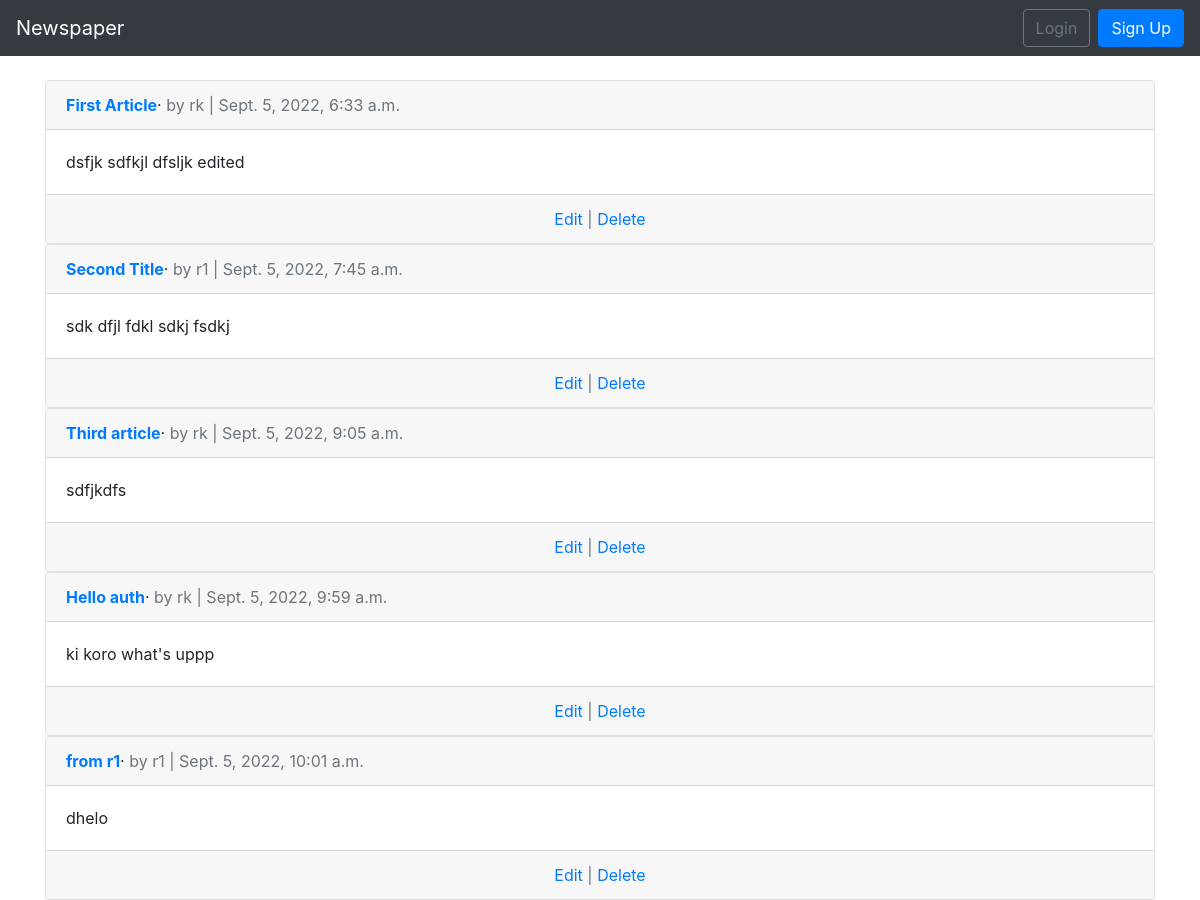
The page /articles/ on the database as committed earlier.
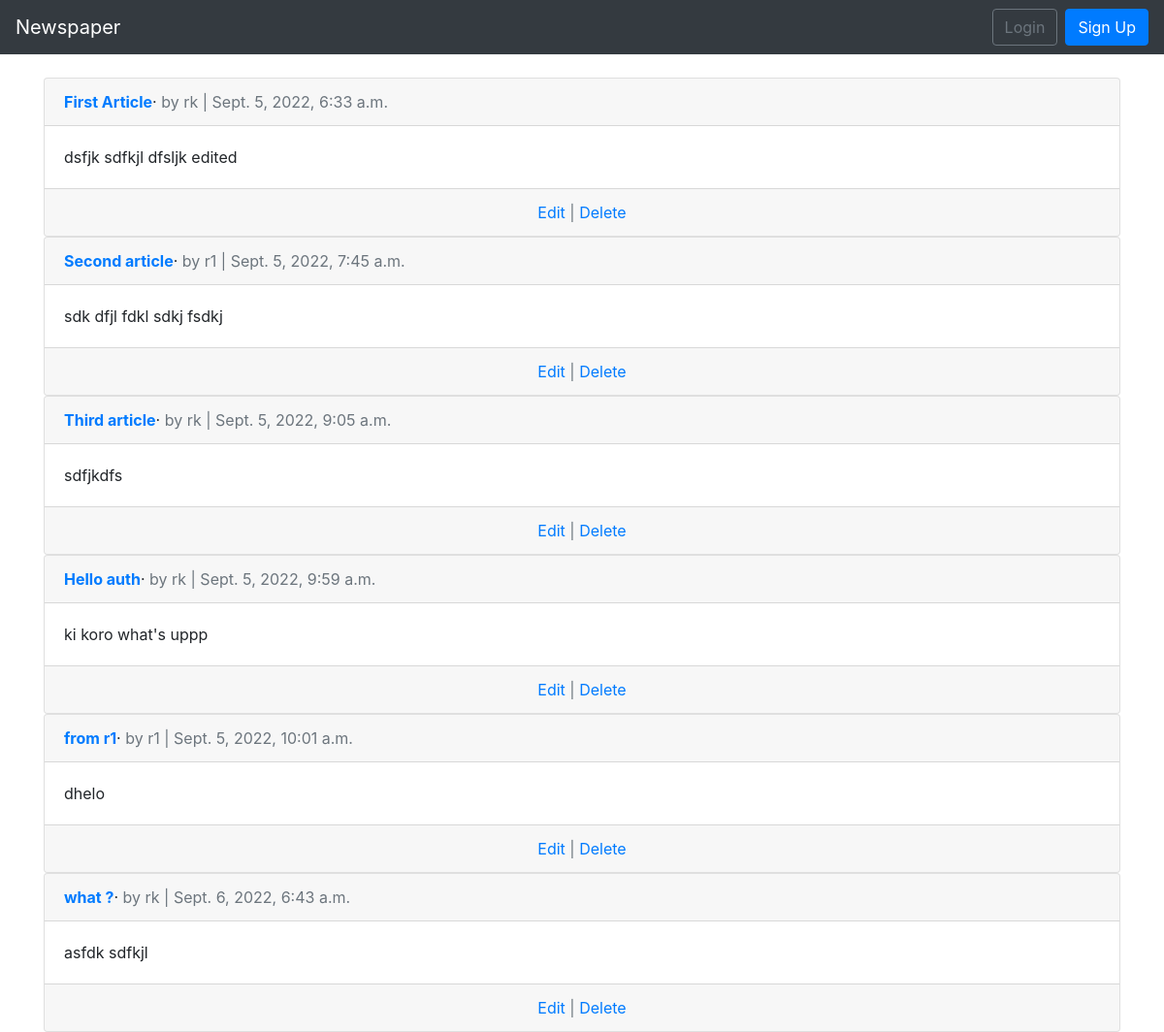
The same page on the database as committed later.
### articles/models.py (models this page shows, shortened)
class Article(models.Model):
    title = models.CharField(max_length=255)
    body = models.TextField()
    date = models.DateTimeField(auto_now_add=True)
    author = models.ForeignKey(
        settings.AUTH_USER_MODEL,
        on_delete=models.CASCADE,
    )
    image = models.ImageField(upload_to='covers/', blank = True)

### users/models.py (models this page shows)
class CustomUser(AbstractUser):
    age = models.PositiveIntegerField(default=0)

### articles/views.py (the view)
# urls.py: path('', views.ArticleListView.as_view(), name = 'article_list'),
class ArticleListView(ListView):
    template_name = 'article_list.html'
    model = Article

### templates/article_list.html (shortened to what this page needs)
{% extends 'base.html' %}
{% block content %}
    {% for article in object_list %}
        <div class="card">
            <div class="card-header">
                <a href="{% url 'article_detail' article.pk %}"><span class="font-weight-bold">{{ article.title }}</span></a>&middot;
                <span class="text-muted"> by {{article.author}} | {{article.date}}</span>
            </div>
            <div class="card-body">
                {{article.body}}
            </div>
            <div class="card-footer text-center text-muted">
                <a href="{% url 'article_edit' article.pk %}">Edit</a> | <a href="{% url 'article_delete' article.pk %}">Delete</a>
            </div>
        </div>
    {% endfor %}
{% endblock content %}

Rows that differ between the two databases and show on the page:
changed Article "sdk dfjl fdkl sdkj fsdkj": title "Second Title" → "Second article"
added Article: title "what ?", author "rk", date "Sept. 6, 2022, 6:43 a.m.", body "asfdk sdfkjl"
